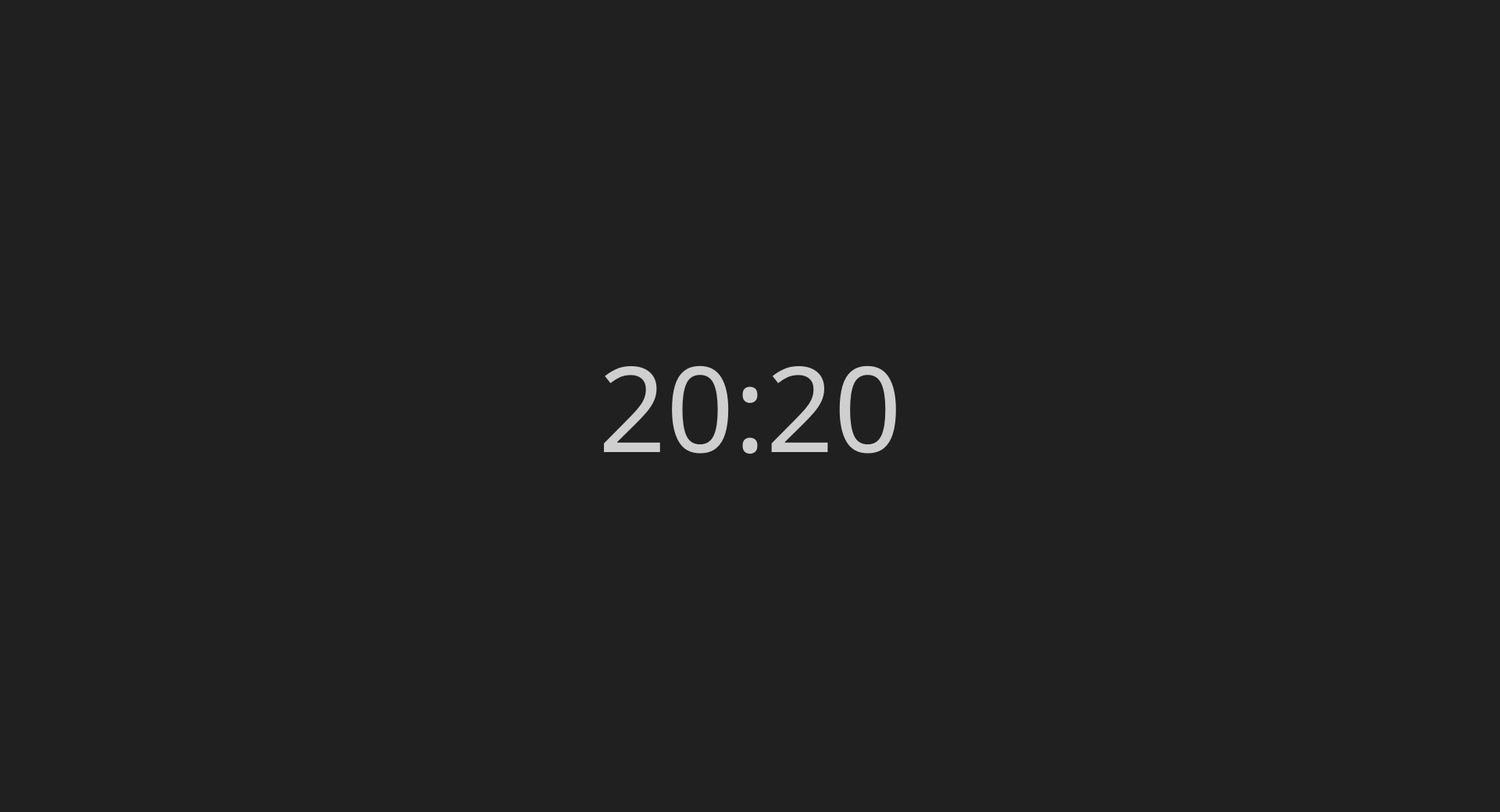
<?xml version="1.0" encoding="UTF-8"?>
<ui version="4.0">
 <class>MainWindow</class>
 <widget class="QMainWindow" name="MainWindow">
  <property name="geometry">
   <rect>
    <x>0</x>
    <y>0</y>
    <width>1920</width>
    <height>1040</height>
   </rect>
  </property>
  <property name="sizePolicy">
   <sizepolicy hsizetype="Fixed" vsizetype="Fixed">
    <horstretch>0</horstretch>
    <verstretch>0</verstretch>
   </sizepolicy>
  </property>
  <property name="minimumSize">
   <size>
    <width>1920</width>
    <height>1040</height>
   </size>
  </property>
  <property name="maximumSize">
   <size>
    <width>1920</width>
    <height>1040</height>
   </size>
  </property>
  <property name="windowTitle">
   <string>MainWindow</string>
  </property>
  <widget class="QWidget" name="centralwidget">
   <widget class="QLabel" name="label">
    <property name="geometry">
     <rect>
      <x>0</x>
      <y>0</y>
      <width>1920</width>
      <height>1040</height>
     </rect>
    </property>
    <property name="styleSheet">
     <string notr="true">background-color:rgba(19, 19, 19, 240);</string>
    </property>
    <property name="text">
     <string/>
    </property>
   </widget>
   <widget class="QLabel" name="timeNow">
    <property name="geometry">
     <rect>
      <x>0</x>
      <y>0</y>
      <width>1920</width>
      <height>1040</height>
     </rect>
    </property>
    <property name="font">
     <font>
      <family>汉仪文黑-85W</family>
      <pointsize>114</pointsize>
      <weight>50</weight>
      <bold>false</bold>
     </font>
    </property>
    <property name="styleSheet">
     <string notr="true">color:rgba(255, 255, 255, 200)</string>
    </property>
    <property name="text">
     <string>20:20</string>
    </property>
    <property name="alignment">
     <set>Qt::AlignCenter</set>
    </property>
   </widget>
  </widget>
 </widget>
 <resources/>
 <connections/>
</ui>
